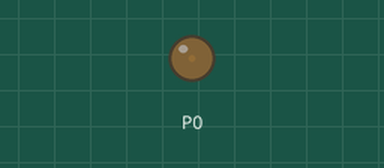
Bench run of a program on a simulated BBC micro:bit (MakeCode). Shown: output pins drawn as LEDs (lit = HIGH).

Above: at 0.05 s.
At 5.25 s:
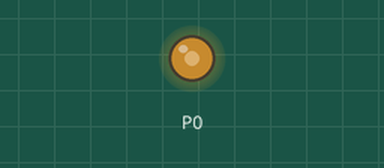
At 8.95 s:
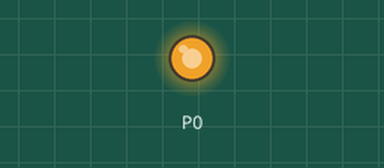
At 17.85 s:
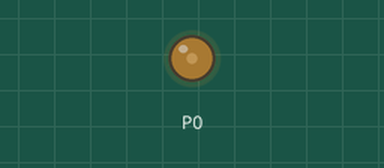
Timing chart, 0 to 26.7 s (numbered marks = the images above):
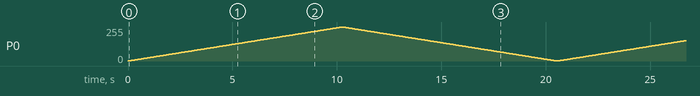

The program:

main.ts
```typescript
let Duty = 0
basic.forever(function () {
    while (Duty < 1023) {
        pins.analogWritePin(AnalogPin.P0, Duty)
        Duty = Duty + 1
        basic.pause(10)
    }
    while (Duty > 0) {
        pins.analogWritePin(AnalogPin.P0, Duty)
        Duty = Duty - 1
        basic.pause(10)
    }
})
```

test.ts
```typescript
// Hier kann man Tests durchführen; diese Datei wird nicht kompiliert, wenn dieses Paket als Erweiterung verwendet wird.
```
